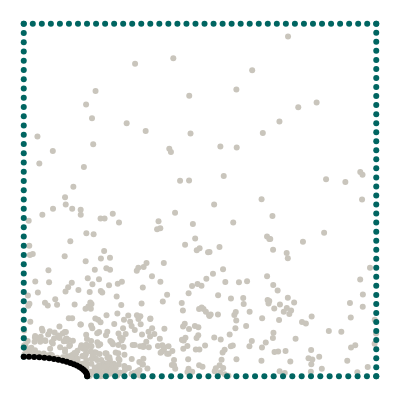

The code cell stored with this chart in its notebook:
### Markdown cell above
## Geometry

We want to model a quarter of a plate with an elliptical hole. The domain itself is represented by collocation points, the boundaries are represented by uniformly sampled points along the perimeter.

### Code cell
import torch
from torch.optim.lr_scheduler import StepLR
import numpy as np
from scipy.stats import qmc
from plotly.express.colors import sequential
import plotly.graph_objects as go
import plotly.figure_factory as ff
from tqdm import tqdm
import matplotlib.pyplot as plt

torch.set_default_dtype(torch.float64)
from global_constants import L, R, MU, LBD, N1, N2

from new_plate_elliptic_hole import Plate 

# Elliptical axis in x direction
Rx = 0.14
Ry = R**2 / Rx
# Edge samples
N = 40
# Number of collocation points
M = 500

# Epochs
epochs = 3000
# second epochs for second optimizer
epochs2 = 50
# Batch size
batch_size = 64
# Learning rate
lr = lr = 0.005
# Scheduler step width
scheduler_step = 500
# Gamma factor of scheduler
scheduler_gamma = 0.6
# Number of hidden neurons
hn = 20
# Weight of PDE lossWeight_NEU: 1.8841683879627231e-06, Weight_PDE: 3.1355081392423563e-06
W_PDE = 6.45e-06 #previous value -> 3.14e-06
# Weight of Neumann loss
W_NEU = 8.37e-06 #previous value -> 1.88e-06
# Weight of data losses
W_STRESS = 1e-06
W_DISP = 0.0

# Load reference data
data_input = torch.as_tensor(
    np.loadtxt(f"data/inputs_Rx={Rx}.csv", delimiter=","), dtype=torch.float64
)
data_output = torch.as_tensor(
    np.loadtxt(f"data/outputs_Rx={Rx}.csv", delimiter=","), dtype=torch.float64
)

def generate_radii_list(min_Ra_x, max_Ra_x, iteration):
    rad_x_list = np.linspace(min_Ra_x, max_Ra_x, iteration)
    rad_y_list = []
    for rad_x in rad_x_list:
        rad_y_list.append(R**2 / rad_x)
    return rad_x_list, rad_y_list

def generate_multiple_plates_dict(min_Ra_x, max_Ra_x, iteration):
    dict_plate_points = dict()
    tuples = [
            ("x_collo", 0, 0),
            ("y_collo", 0, 1),
            ("x_top", 1, 0),
            ("y_top", 1, 1),
            ("x_right", 2, 0),
            ("y_right", 2, 1),
            ("x_left", 3, 0),
            ("y_left", 3, 1),
            ("x_bottom", 4, 0),
            ("y_bottom", 4, 1),
            ("x_hole", 5, 0),
            ("y_hole", 5, 1),   
        ] 
    
    rad_x_list, rad_y_list = generate_radii_list(min_Ra_x, max_Ra_x, iteration)
    for rad_x in rad_x_list:
        p1 = Plate(rad_x, N, M)
        #data_one_plate -> [collocation, top, right, left, bottom, hole, n_hole]
        data_one_plate = p1.generate_dataset()
        for tuple in tuples:
            key = tuple[0]
            dict_plate_points.setdefault(key, []).append(data_one_plate[tuple[1]][:,tuple[2]])
        #plotting one plate
        #p1.plot_plate_with_hole(*data_one_plate)
    for key in dict_plate_points: 
        #appending list of tensors to one tensor
        dict_plate_points[key] = torch.cat(dict_plate_points[key])
        print(key, "besteht aus",dict_plate_points[key].size(), "Datenpunkten")

    collo_points = torch.column_stack([dict_plate_points["x_collo"], dict_plate_points["y_collo"]])
    top_points = torch.column_stack([dict_plate_points["x_top"], dict_plate_points["y_top"]])
    right_points = torch.column_stack([dict_plate_points["x_right"], dict_plate_points["y_right"]])
    left_points = torch.column_stack([dict_plate_points["x_left"], dict_plate_points["y_left"]])
    bottom_points = torch.column_stack([dict_plate_points["x_bottom"], dict_plate_points["y_bottom"]])
    hole_points = torch.column_stack([dict_plate_points["x_hole"], dict_plate_points["y_hole"]])

    return collo_points, top_points, right_points, left_points, bottom_points, hole_points

#train_plates_data = generate_multiple_plates_dict(0.04, 0.18, 14)

p99 = Plate(0.18, N, M)
collocation, top, right, left, bottom, hole, n_hole = p99.generate_dataset()
p99.plot_plate_with_hole(collocation, top, right, left, bottom, hole, n_hole)

### Figure 1 — Plotly figure (JSON) as saved in the notebook; plotly's stock layout.template omitted (floating-point values rounded to 4 significant figures; data arrays with more than 128 entries replaced by an {"elided": "..."} marker saying what was removed)
{"data": [{"marker": {"color": "#C9C5BC"}, "mode": "markers", "type": "scatter", "x": {"elided": "500 float values"}, "y": {"elided": "500 float values"}}, {"marker": {"color": "#006561"}, "mode": "markers", "type": "scatter", "x": [0, 0.02564, 0.05128, 0.07692, 0.1026, 0.1282, 0.1538, 0.1795, 0.2051, 0.2308, 0.2564, 0.2821, 0.3077, 0.3333, 0.359, 0.3846, 0.4103, 0.4359, 0.4615, 0.4872, 0.5128, 0.5385, 0.5641, 0.5897, 0.6154, 0.641, 0.6667, 0.6923, 0.7179, 0.7436, 0.7692, 0.7949, 0.8205, 0.8462, 0.8718, 0.8974, 0.9231, 0.9487, 0.9744, 1], "y": [1, 1, 1, 1, 1, 1, 1, 1, 1, 1, 1, 1, 1, 1, 1, 1, 1, 1, 1, 1, 1, 1, 1, 1, 1, 1, 1, 1, 1, 1, 1, 1, 1, 1, 1, 1, 1, 1, 1, 1]}, {"marker": {"color": "#006561"}, "mode": "markers", "type": "scatter", "x": [0.18, 0.2065, 0.2329, 0.2594, 0.2858, 0.3123, 0.3387, 0.3652, 0.3916, 0.4181, 0.4445, 0.471, 0.4974, 0.5239, 0.5503, 0.5768, 0.6032, 0.6297, 0.6561, 0.6826, 0.709, 0.7355, 0.7619, 0.7884, 0.8148, 0.8413, 0.8677, 0.8942, 0.9206, 0.9471, 0.9735, 1], "y": [0, 0, 0, 0, 0, 0, 0, 0, 0, 0, 0, 0, 0, 0, 0, 0, 0, 0, 0, 0, 0, 0, 0, 0, 0, 0, 0, 0, 0, 0, 0, 0]}, {"marker": {"color": "#006561"}, "mode": "markers", "type": "scatter", "x": [0, 0, 0, 0, 0, 0, 0, 0, 0, 0, 0, 0, 0, 0, 0, 0, 0, 0, 0, 0, 0, 0, 0, 0, 0, 0, 0, 0, 0, 0, 0, 0, 0, 0, 0, 0, 0], "y": [0.05556, 0.08179, 0.108, 0.1343, 0.1605, 0.1867, 0.213, 0.2392, 0.2654, 0.2917, 0.3179, 0.3441, 0.3704, 0.3966, 0.4228, 0.4491, 0.4753, 0.5015, 0.5278, 0.554, 0.5802, 0.6065, 0.6327, 0.659, 0.6852, 0.7114, 0.7377, 0.7639, 0.7901, 0.8164, 0.8426, 0.8688, 0.8951, 0.9213, 0.9475, 0.9738, 1]}, {"marker": {"color": "#006561"}, "mode": "markers", "type": "scatter", "x": [1, 1, 1, 1, 1, 1, 1, 1, 1, 1, 1, 1, 1, 1, 1, 1, 1, 1, 1, 1, 1, 1, 1, 1, 1, 1, 1, 1, 1, 1, 1, 1, 1, 1, 1, 1, 1, 1, 1, 1], "y": [0, 0.02564, 0.05128, 0.07692, 0.1026, 0.1282, 0.1538, 0.1795, 0.2051, 0.2308, 0.2564, 0.2821, 0.3077, 0.3333, 0.359, 0.3846, 0.4103, 0.4359, 0.4615, 0.4872, 0.5128, 0.5385, 0.5641, 0.5897, 0.6154, 0.641, 0.6667, 0.6923, 0.7179, 0.7436, 0.7692, 0.7949, 0.8205, 0.8462, 0.8718, 0.8974, 0.9231, 0.9487, 0.9744, 1]}, {"marker": {"color": "black"}, "mode": "markers", "type": "scatter", "x": [0.18, 0.1794, 0.1775, 0.1745, 0.1702, 0.1648, 0.1583, 0.1507, 0.142, 0.1324, 0.1219, 0.1106, 0.09845, 0.08567, 0.07231, 0.05845, 0.04419, 0.02963, 0.01486, 1.102e-17], "y": [0, 0.004588, 0.009144, 0.01364, 0.01804, 0.02232, 0.02644, 0.03039, 0.03412, 0.03763, 0.04087, 0.04384, 0.04651, 0.04886, 0.05088, 0.05255, 0.05386, 0.0548, 0.05537, 0.05556]}], "layout": {"height": 400, "margin": {"b": 0, "l": 0, "r": 0, "t": 0}, "showlegend": false, "width": 400, "xaxis": {"visible": false}, "yaxis": {"scaleanchor": "x", "visible": false}}}
